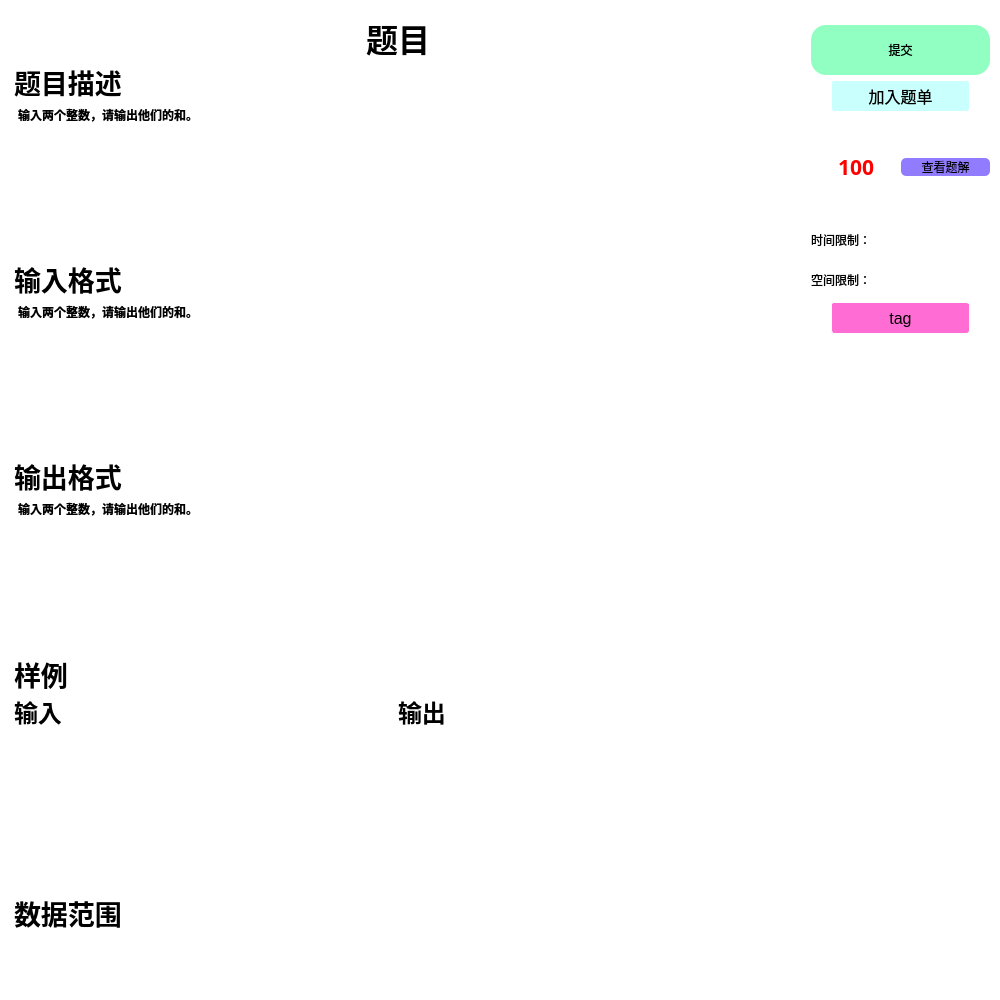
<?xml version="1.0" encoding="UTF-8"?>
<ui version="4.0">
 <class>MyWidget</class>
 <widget class="QWidget" name="MyWidget">
  <property name="geometry">
   <rect>
    <x>0</x>
    <y>0</y>
    <width>1000</width>
    <height>1000</height>
   </rect>
  </property>
  <property name="windowTitle">
   <string>Form</string>
  </property>
  <property name="styleSheet">
   <string notr="true">background: transparent;</string>
  </property>
  <layout class="QHBoxLayout" name="horizontalLayout" stretch="4,1">
   <property name="spacing">
    <number>5</number>
   </property>
   <property name="leftMargin">
    <number>0</number>
   </property>
   <property name="topMargin">
    <number>0</number>
   </property>
   <property name="rightMargin">
    <number>0</number>
   </property>
   <property name="bottomMargin">
    <number>0</number>
   </property>
   <item>
    <widget class="QScrollArea" name="quesArea">
     <property name="minimumSize">
      <size>
       <width>0</width>
       <height>0</height>
      </size>
     </property>
     <property name="maximumSize">
      <size>
       <width>16777215</width>
       <height>16777215</height>
      </size>
     </property>
     <property name="styleSheet">
      <string notr="true">#quesArea{
	border: 5px solid white;
	border-radius: 5px;
}
QScrollBar:vertical{
	background: transparent;
	width: 6px;
}
QScrollBar::handle:vertical{
	border-radius: 3px;
	background:rgb(224,224,224)
}
QScrollBar::up-arrow:vertical, QScrollBar::down-arrow:vertical{
	border: none;
}
QScrollBar::sub-line:vertical, QScrollBar::add-line:vertical{
	background: transparent;
	border: none;
}
QScrollBar::sub-page, QScrollBar::add-page{
	background: transparent;
}</string>
     </property>
     <property name="verticalScrollBarPolicy">
      <enum>Qt::ScrollBarAsNeeded</enum>
     </property>
     <property name="horizontalScrollBarPolicy">
      <enum>Qt::ScrollBarAsNeeded</enum>
     </property>
     <property name="widgetResizable">
      <bool>true</bool>
     </property>
     <widget class="QWidget" name="scrollAreaWidgetContents">
      <property name="geometry">
       <rect>
        <x>0</x>
        <y>0</y>
        <width>786</width>
        <height>990</height>
       </rect>
      </property>
      <property name="sizePolicy">
       <sizepolicy hsizetype="Preferred" vsizetype="Expanding">
        <horstretch>0</horstretch>
        <verstretch>0</verstretch>
       </sizepolicy>
      </property>
      <property name="styleSheet">
       <string notr="true"/>
      </property>
      <layout class="QVBoxLayout" name="verticalLayout_17">
       <property name="spacing">
        <number>0</number>
       </property>
       <item>
        <widget class="QLabel" name="quesLabel">
         <property name="font">
          <font>
           <family>微软雅黑</family>
           <pointsize>24</pointsize>
           <bold>true</bold>
          </font>
         </property>
         <property name="text">
          <string>题目</string>
         </property>
         <property name="alignment">
          <set>Qt::AlignCenter</set>
         </property>
        </widget>
       </item>
       <item>
        <widget class="QWidget" name="widget_3" native="true">
         <property name="sizePolicy">
          <sizepolicy hsizetype="Preferred" vsizetype="Expanding">
           <horstretch>0</horstretch>
           <verstretch>0</verstretch>
          </sizepolicy>
         </property>
         <layout class="QVBoxLayout" name="verticalLayout_18">
          <property name="spacing">
           <number>0</number>
          </property>
          <property name="leftMargin">
           <number>0</number>
          </property>
          <property name="topMargin">
           <number>0</number>
          </property>
          <property name="rightMargin">
           <number>0</number>
          </property>
          <property name="bottomMargin">
           <number>0</number>
          </property>
          <item>
           <widget class="QLabel" name="descriptionLabel">
            <property name="sizePolicy">
             <sizepolicy hsizetype="Preferred" vsizetype="Preferred">
              <horstretch>0</horstretch>
              <verstretch>0</verstretch>
             </sizepolicy>
            </property>
            <property name="font">
             <font>
              <family>微软雅黑</family>
              <pointsize>20</pointsize>
              <bold>true</bold>
             </font>
            </property>
            <property name="text">
             <string>题目描述</string>
            </property>
           </widget>
          </item>
          <item>
           <widget class="QTextBrowser" name="descriptionText">
            <property name="sizePolicy">
             <sizepolicy hsizetype="Expanding" vsizetype="Preferred">
              <horstretch>0</horstretch>
              <verstretch>0</verstretch>
             </sizepolicy>
            </property>
            <property name="font">
             <font>
              <family>微软雅黑</family>
              <pointsize>12</pointsize>
              <bold>false</bold>
             </font>
            </property>
            <property name="styleSheet">
             <string notr="true">border: none;
font-weight: normal;</string>
            </property>
            <property name="html">
             <string>&lt;!DOCTYPE HTML PUBLIC &quot;-//W3C//DTD HTML 4.0//EN&quot; &quot;http://www.w3.org/TR/REC-html40/strict.dtd&quot;&gt;
&lt;html&gt;&lt;head&gt;&lt;meta name=&quot;qrichtext&quot; content=&quot;1&quot; /&gt;&lt;meta charset=&quot;utf-8&quot; /&gt;&lt;style type=&quot;text/css&quot;&gt;
p, li { white-space: pre-wrap; }
hr { height: 1px; border-width: 0; }
&lt;/style&gt;&lt;/head&gt;&lt;body style=&quot; font-family:'微软雅黑'; font-size:12pt; font-weight:400; font-style:normal;&quot;&gt;
&lt;p style=&quot; margin-top:0px; margin-bottom:0px; margin-left:0px; margin-right:0px; -qt-block-indent:0; text-indent:0px;&quot;&gt;&lt;span style=&quot; font-family:'微软雅黑','sans-serif'; font-size:9pt; font-weight:700;&quot;&gt;输入两个整数，请输出他们的和。&lt;/span&gt;&lt;/p&gt;&lt;/body&gt;&lt;/html&gt;</string>
            </property>
            <property name="openLinks">
             <bool>false</bool>
            </property>
           </widget>
          </item>
          <item>
           <widget class="QLabel" name="inFormLabel">
            <property name="sizePolicy">
             <sizepolicy hsizetype="Preferred" vsizetype="Preferred">
              <horstretch>0</horstretch>
              <verstretch>0</verstretch>
             </sizepolicy>
            </property>
            <property name="font">
             <font>
              <family>微软雅黑</family>
              <pointsize>20</pointsize>
              <bold>true</bold>
             </font>
            </property>
            <property name="text">
             <string>输入格式</string>
            </property>
           </widget>
          </item>
          <item>
           <widget class="QTextBrowser" name="inForm">
            <property name="sizePolicy">
             <sizepolicy hsizetype="Expanding" vsizetype="Preferred">
              <horstretch>0</horstretch>
              <verstretch>0</verstretch>
             </sizepolicy>
            </property>
            <property name="font">
             <font>
              <family>微软雅黑</family>
              <pointsize>12</pointsize>
              <bold>false</bold>
             </font>
            </property>
            <property name="styleSheet">
             <string notr="true">border: none;
font-weight: normal;</string>
            </property>
            <property name="html">
             <string>&lt;!DOCTYPE HTML PUBLIC &quot;-//W3C//DTD HTML 4.0//EN&quot; &quot;http://www.w3.org/TR/REC-html40/strict.dtd&quot;&gt;
&lt;html&gt;&lt;head&gt;&lt;meta name=&quot;qrichtext&quot; content=&quot;1&quot; /&gt;&lt;meta charset=&quot;utf-8&quot; /&gt;&lt;style type=&quot;text/css&quot;&gt;
p, li { white-space: pre-wrap; }
hr { height: 1px; border-width: 0; }
&lt;/style&gt;&lt;/head&gt;&lt;body style=&quot; font-family:'微软雅黑'; font-size:12pt; font-weight:400; font-style:normal;&quot;&gt;
&lt;p style=&quot; margin-top:0px; margin-bottom:0px; margin-left:0px; margin-right:0px; -qt-block-indent:0; text-indent:0px;&quot;&gt;&lt;span style=&quot; font-family:'微软雅黑','sans-serif'; font-size:9pt; font-weight:700;&quot;&gt;输入两个整数，请输出他们的和。&lt;/span&gt;&lt;/p&gt;&lt;/body&gt;&lt;/html&gt;</string>
            </property>
            <property name="openLinks">
             <bool>false</bool>
            </property>
           </widget>
          </item>
          <item>
           <widget class="QLabel" name="outFormLabel">
            <property name="sizePolicy">
             <sizepolicy hsizetype="Preferred" vsizetype="Preferred">
              <horstretch>0</horstretch>
              <verstretch>0</verstretch>
             </sizepolicy>
            </property>
            <property name="font">
             <font>
              <family>微软雅黑</family>
              <pointsize>20</pointsize>
              <bold>true</bold>
             </font>
            </property>
            <property name="text">
             <string>输出格式</string>
            </property>
           </widget>
          </item>
          <item>
           <widget class="QTextBrowser" name="outForm">
            <property name="sizePolicy">
             <sizepolicy hsizetype="Expanding" vsizetype="Preferred">
              <horstretch>0</horstretch>
              <verstretch>0</verstretch>
             </sizepolicy>
            </property>
            <property name="font">
             <font>
              <family>微软雅黑</family>
              <pointsize>12</pointsize>
              <bold>false</bold>
             </font>
            </property>
            <property name="styleSheet">
             <string notr="true">border: none;
font-weight: normal;</string>
            </property>
            <property name="html">
             <string>&lt;!DOCTYPE HTML PUBLIC &quot;-//W3C//DTD HTML 4.0//EN&quot; &quot;http://www.w3.org/TR/REC-html40/strict.dtd&quot;&gt;
&lt;html&gt;&lt;head&gt;&lt;meta name=&quot;qrichtext&quot; content=&quot;1&quot; /&gt;&lt;meta charset=&quot;utf-8&quot; /&gt;&lt;style type=&quot;text/css&quot;&gt;
p, li { white-space: pre-wrap; }
hr { height: 1px; border-width: 0; }
&lt;/style&gt;&lt;/head&gt;&lt;body style=&quot; font-family:'微软雅黑'; font-size:12pt; font-weight:400; font-style:normal;&quot;&gt;
&lt;p style=&quot; margin-top:0px; margin-bottom:0px; margin-left:0px; margin-right:0px; -qt-block-indent:0; text-indent:0px;&quot;&gt;&lt;span style=&quot; font-family:'微软雅黑','sans-serif'; font-size:9pt; font-weight:700;&quot;&gt;输入两个整数，请输出他们的和。&lt;/span&gt;&lt;/p&gt;&lt;/body&gt;&lt;/html&gt;</string>
            </property>
            <property name="openLinks">
             <bool>false</bool>
            </property>
           </widget>
          </item>
          <item>
           <widget class="QLabel" name="exampleLabel">
            <property name="sizePolicy">
             <sizepolicy hsizetype="Preferred" vsizetype="Preferred">
              <horstretch>0</horstretch>
              <verstretch>0</verstretch>
             </sizepolicy>
            </property>
            <property name="font">
             <font>
              <family>微软雅黑</family>
              <pointsize>20</pointsize>
              <bold>true</bold>
             </font>
            </property>
            <property name="text">
             <string>样例</string>
            </property>
           </widget>
          </item>
          <item alignment="Qt::AlignTop">
           <widget class="QWidget" name="inoutPut" native="true">
            <property name="sizePolicy">
             <sizepolicy hsizetype="Preferred" vsizetype="Preferred">
              <horstretch>0</horstretch>
              <verstretch>0</verstretch>
             </sizepolicy>
            </property>
            <property name="minimumSize">
             <size>
              <width>0</width>
              <height>0</height>
             </size>
            </property>
            <property name="maximumSize">
             <size>
              <width>16777215</width>
              <height>16777215</height>
             </size>
            </property>
            <property name="font">
             <font>
              <family>微软雅黑</family>
              <pointsize>9</pointsize>
              <bold>true</bold>
             </font>
            </property>
            <property name="styleSheet">
             <string notr="true">QTextBrowser{
	border: 5px solid white;
	border-radius: 5px;
	background: transparent;
}</string>
            </property>
            <layout class="QGridLayout" name="gridLayout_3" rowstretch="0,0" columnstretch="1,1,0">
             <property name="leftMargin">
              <number>0</number>
             </property>
             <property name="topMargin">
              <number>0</number>
             </property>
             <property name="rightMargin">
              <number>0</number>
             </property>
             <property name="bottomMargin">
              <number>0</number>
             </property>
             <item row="0" column="0">
              <widget class="QLabel" name="inLabel">
               <property name="sizePolicy">
                <sizepolicy hsizetype="Preferred" vsizetype="Preferred">
                 <horstretch>0</horstretch>
                 <verstretch>0</verstretch>
                </sizepolicy>
               </property>
               <property name="font">
                <font>
                 <family>微软雅黑</family>
                 <pointsize>18</pointsize>
                 <bold>true</bold>
                </font>
               </property>
               <property name="text">
                <string>输入</string>
               </property>
              </widget>
             </item>
             <item row="0" column="1" colspan="2">
              <widget class="QLabel" name="outLabel">
               <property name="sizePolicy">
                <sizepolicy hsizetype="Preferred" vsizetype="Preferred">
                 <horstretch>0</horstretch>
                 <verstretch>0</verstretch>
                </sizepolicy>
               </property>
               <property name="font">
                <font>
                 <family>微软雅黑</family>
                 <pointsize>18</pointsize>
                 <bold>true</bold>
                </font>
               </property>
               <property name="text">
                <string>输出</string>
               </property>
              </widget>
             </item>
             <item row="1" column="0" alignment="Qt::AlignTop">
              <widget class="QTextBrowser" name="inText">
               <property name="sizePolicy">
                <sizepolicy hsizetype="Expanding" vsizetype="Preferred">
                 <horstretch>0</horstretch>
                 <verstretch>0</verstretch>
                </sizepolicy>
               </property>
               <property name="font">
                <font>
                 <pointsize>10</pointsize>
                 <bold>false</bold>
                </font>
               </property>
               <property name="styleSheet">
                <string notr="true">font-weight: normal;</string>
               </property>
               <property name="verticalScrollBarPolicy">
                <enum>Qt::ScrollBarAlwaysOff</enum>
               </property>
               <property name="horizontalScrollBarPolicy">
                <enum>Qt::ScrollBarAlwaysOff</enum>
               </property>
               <property name="html">
                <string>&lt;!DOCTYPE HTML PUBLIC &quot;-//W3C//DTD HTML 4.0//EN&quot; &quot;http://www.w3.org/TR/REC-html40/strict.dtd&quot;&gt;
&lt;html&gt;&lt;head&gt;&lt;meta name=&quot;qrichtext&quot; content=&quot;1&quot; /&gt;&lt;meta charset=&quot;utf-8&quot; /&gt;&lt;style type=&quot;text/css&quot;&gt;
p, li { white-space: pre-wrap; }
hr { height: 1px; border-width: 0; }
&lt;/style&gt;&lt;/head&gt;&lt;body style=&quot; font-family:'Microsoft YaHei UI'; font-size:10pt; font-weight:400; font-style:normal;&quot;&gt;
&lt;p style=&quot;-qt-paragraph-type:empty; margin-top:12px; margin-bottom:12px; margin-left:0px; margin-right:0px; -qt-block-indent:0; text-indent:0px; font-size:9pt;&quot;&gt;&lt;br /&gt;&lt;/p&gt;&lt;/body&gt;&lt;/html&gt;</string>
               </property>
              </widget>
             </item>
             <item row="1" column="1" alignment="Qt::AlignTop">
              <widget class="QTextBrowser" name="outText">
               <property name="sizePolicy">
                <sizepolicy hsizetype="Expanding" vsizetype="Preferred">
                 <horstretch>0</horstretch>
                 <verstretch>0</verstretch>
                </sizepolicy>
               </property>
               <property name="font">
                <font>
                 <pointsize>10</pointsize>
                 <bold>false</bold>
                </font>
               </property>
               <property name="styleSheet">
                <string notr="true">font-weight: normal;</string>
               </property>
               <property name="verticalScrollBarPolicy">
                <enum>Qt::ScrollBarAlwaysOff</enum>
               </property>
               <property name="horizontalScrollBarPolicy">
                <enum>Qt::ScrollBarAlwaysOff</enum>
               </property>
               <property name="html">
                <string>&lt;!DOCTYPE HTML PUBLIC &quot;-//W3C//DTD HTML 4.0//EN&quot; &quot;http://www.w3.org/TR/REC-html40/strict.dtd&quot;&gt;
&lt;html&gt;&lt;head&gt;&lt;meta name=&quot;qrichtext&quot; content=&quot;1&quot; /&gt;&lt;meta charset=&quot;utf-8&quot; /&gt;&lt;style type=&quot;text/css&quot;&gt;
p, li { white-space: pre-wrap; }
hr { height: 1px; border-width: 0; }
&lt;/style&gt;&lt;/head&gt;&lt;body style=&quot; font-family:'Microsoft YaHei UI'; font-size:10pt; font-weight:400; font-style:normal;&quot;&gt;
&lt;p style=&quot;-qt-paragraph-type:empty; margin-top:0px; margin-bottom:0px; margin-left:0px; margin-right:0px; -qt-block-indent:0; text-indent:0px; font-size:9pt;&quot;&gt;&lt;br /&gt;&lt;/p&gt;&lt;/body&gt;&lt;/html&gt;</string>
               </property>
              </widget>
             </item>
            </layout>
           </widget>
          </item>
         </layout>
        </widget>
       </item>
       <item>
        <widget class="QLabel" name="rangeLabel">
         <property name="font">
          <font>
           <family>微软雅黑</family>
           <pointsize>20</pointsize>
           <bold>true</bold>
          </font>
         </property>
         <property name="text">
          <string>数据范围</string>
         </property>
        </widget>
       </item>
       <item>
        <widget class="QTextBrowser" name="range">
         <property name="sizePolicy">
          <sizepolicy hsizetype="Expanding" vsizetype="Preferred">
           <horstretch>0</horstretch>
           <verstretch>0</verstretch>
          </sizepolicy>
         </property>
         <property name="font">
          <font>
           <family>微软雅黑</family>
           <pointsize>10</pointsize>
           <italic>true</italic>
           <bold>true</bold>
          </font>
         </property>
         <property name="styleSheet">
          <string notr="true">border: none;</string>
         </property>
         <property name="markdown">
          <string/>
         </property>
         <property name="html">
          <string>&lt;!DOCTYPE HTML PUBLIC &quot;-//W3C//DTD HTML 4.0//EN&quot; &quot;http://www.w3.org/TR/REC-html40/strict.dtd&quot;&gt;
&lt;html&gt;&lt;head&gt;&lt;meta name=&quot;qrichtext&quot; content=&quot;1&quot; /&gt;&lt;meta charset=&quot;utf-8&quot; /&gt;&lt;style type=&quot;text/css&quot;&gt;
p, li { white-space: pre-wrap; }
hr { height: 1px; border-width: 0; }
&lt;/style&gt;&lt;/head&gt;&lt;body style=&quot; font-family:'微软雅黑'; font-size:10pt; font-weight:700; font-style:italic;&quot;&gt;
&lt;p style=&quot;-qt-paragraph-type:empty; margin-top:6px; margin-bottom:6px; margin-left:0px; margin-right:0px; -qt-block-indent:0; text-indent:0px; font-size:9pt; font-style:normal;&quot;&gt;&lt;br /&gt;&lt;/p&gt;&lt;/body&gt;&lt;/html&gt;</string>
         </property>
         <property name="openLinks">
          <bool>false</bool>
         </property>
        </widget>
       </item>
      </layout>
     </widget>
    </widget>
   </item>
   <item>
    <widget class="QFrame" name="infoArea">
     <property name="sizePolicy">
      <sizepolicy hsizetype="Preferred" vsizetype="Preferred">
       <horstretch>0</horstretch>
       <verstretch>0</verstretch>
      </sizepolicy>
     </property>
     <property name="styleSheet">
      <string notr="true">#infoArea{
	border: 5px solid white;
	border-radius: 5px;
}</string>
     </property>
     <property name="frameShape">
      <enum>QFrame::StyledPanel</enum>
     </property>
     <property name="frameShadow">
      <enum>QFrame::Raised</enum>
     </property>
     <layout class="QVBoxLayout" name="verticalLayout_19">
      <property name="spacing">
       <number>5</number>
      </property>
      <property name="leftMargin">
       <number>5</number>
      </property>
      <property name="topMargin">
       <number>20</number>
      </property>
      <property name="rightMargin">
       <number>5</number>
      </property>
      <property name="bottomMargin">
       <number>0</number>
      </property>
      <item>
       <widget class="QPushButton" name="submitBtn">
        <property name="minimumSize">
         <size>
          <width>0</width>
          <height>50</height>
         </size>
        </property>
        <property name="maximumSize">
         <size>
          <width>16777215</width>
          <height>50</height>
         </size>
        </property>
        <property name="styleSheet">
         <string notr="true">QPushButton{
	background: rgba(97, 255, 168,0.7);
	border: none;
	border-radius: 15px;
}

QPushButton::hover{
 	background-color: qlineargradient(spread:pad, x1:0, y1:0, x2:0, y2:1, stop:0 #273c75, stop:1 #487eb0);
}

QPushButton::pressed{
    color: #FFFFFF;
    background: transparent;
	font-size: 20px;
}</string>
        </property>
        <property name="text">
         <string>提交</string>
        </property>
       </widget>
      </item>
      <item>
       <widget class="QPushButton" name="addBtn">
        <property name="sizePolicy">
         <sizepolicy hsizetype="Minimum" vsizetype="Preferred">
          <horstretch>0</horstretch>
          <verstretch>0</verstretch>
         </sizepolicy>
        </property>
        <property name="styleSheet">
         <string notr="true">QPushButton{
	border: 1px solid white;
	background-color: rgba(178, 255, 250,0.7);
	border-radius: 3px;
	margin-left: 20px;
	margin-right: 20px;
	height: 30px;
	font-size: 16px;
}	
QPushButton::hover{
 	background-color: qlineargradient(spread:pad, x1:0, y1:0, x2:0, y2:1, stop:0 #273c75, stop:1 #487eb0);
}

QPushButton::pressed{
    color: #FFFFFF;
    background: transparent;
	font-size: 20px;
}</string>
        </property>
        <property name="text">
         <string>加入题单</string>
        </property>
       </widget>
      </item>
      <item>
       <widget class="QWidget" name="widget_5" native="true">
        <property name="minimumSize">
         <size>
          <width>0</width>
          <height>100</height>
         </size>
        </property>
        <property name="maximumSize">
         <size>
          <width>16777215</width>
          <height>100</height>
         </size>
        </property>
        <layout class="QHBoxLayout" name="horizontalLayout_6">
         <property name="spacing">
          <number>0</number>
         </property>
         <property name="leftMargin">
          <number>0</number>
         </property>
         <property name="topMargin">
          <number>0</number>
         </property>
         <property name="rightMargin">
          <number>0</number>
         </property>
         <property name="bottomMargin">
          <number>0</number>
         </property>
         <item>
          <widget class="QLabel" name="scoreLabel">
           <property name="minimumSize">
            <size>
             <width>0</width>
             <height>50</height>
            </size>
           </property>
           <property name="maximumSize">
            <size>
             <width>16777215</width>
             <height>50</height>
            </size>
           </property>
           <property name="font">
            <font>
             <family>微软雅黑</family>
             <pointsize>16</pointsize>
             <bold>true</bold>
            </font>
           </property>
           <property name="styleSheet">
            <string notr="true">color: red;</string>
           </property>
           <property name="text">
            <string>100</string>
           </property>
           <property name="alignment">
            <set>Qt::AlignCenter</set>
           </property>
          </widget>
         </item>
         <item>
          <widget class="QPushButton" name="answerBtn">
           <property name="styleSheet">
            <string notr="true">QPushButton{
	background: rgb(145, 123, 255);
	border: none;
	border-radius: 5px;
}

QPushButton::hover{
 	background-color: qlineargradient(spread:pad, x1:0, y1:0, x2:0, y2:1, stop:0 #273c75, stop:1 #487eb0);
}

QPushButton::pressed{
    color: #FFFFFF;
    background: transparent;
	font-size: 20px;
}
	</string>
           </property>
           <property name="text">
            <string>查看题解</string>
           </property>
          </widget>
         </item>
        </layout>
       </widget>
      </item>
      <item>
       <widget class="QLabel" name="timeLimit">
        <property name="sizePolicy">
         <sizepolicy hsizetype="Preferred" vsizetype="Preferred">
          <horstretch>0</horstretch>
          <verstretch>0</verstretch>
         </sizepolicy>
        </property>
        <property name="minimumSize">
         <size>
          <width>0</width>
          <height>35</height>
         </size>
        </property>
        <property name="maximumSize">
         <size>
          <width>16777215</width>
          <height>35</height>
         </size>
        </property>
        <property name="text">
         <string>时间限制：</string>
        </property>
        <property name="alignment">
         <set>Qt::AlignLeading|Qt::AlignLeft|Qt::AlignVCenter</set>
        </property>
       </widget>
      </item>
      <item>
       <widget class="QLabel" name="memoryLimit">
        <property name="minimumSize">
         <size>
          <width>0</width>
          <height>35</height>
         </size>
        </property>
        <property name="maximumSize">
         <size>
          <width>16777215</width>
          <height>35</height>
         </size>
        </property>
        <property name="text">
         <string>空间限制：</string>
        </property>
        <property name="alignment">
         <set>Qt::AlignLeading|Qt::AlignLeft|Qt::AlignVCenter</set>
        </property>
       </widget>
      </item>
      <item>
       <widget class="QPushButton" name="tagBtn">
        <property name="styleSheet">
         <string notr="true">QPushButton{
	border: 1px solid white;
	background-color: rgb(255, 108, 211);
	border-radius: 3px;
	margin-left: 20px;
	margin-right: 20px;
	height: 30px;
	font-size: 16px;
}	

QPushButton::hover{
	font-size: 18px;
 	background-color: qlineargradient(spread:pad, x1:0, y1:0, x2:0, y2:1, stop:0 #273c75, stop:1 #487eb0);
}

QPushButton::pressed{
    color: #FFFFFF;
    background: transparent;
	font-size: 20px;
}
	

</string>
        </property>
        <property name="text">
         <string>tag</string>
        </property>
       </widget>
      </item>
      <item>
       <widget class="QListWidget" name="tagList">
        <property name="sizePolicy">
         <sizepolicy hsizetype="Expanding" vsizetype="Preferred">
          <horstretch>0</horstretch>
          <verstretch>0</verstretch>
         </sizepolicy>
        </property>
        <property name="focusPolicy">
         <enum>Qt::NoFocus</enum>
        </property>
        <property name="styleSheet">
         <string notr="true">QListWidget{
	border: none;
}
QListView::item{
	background: rgba(255, 188, 32, 0.9);
	height: 30px;
	border-radius: 8px;
}</string>
        </property>
        <property name="spacing">
         <number>5</number>
        </property>
        <property name="itemAlignment">
         <set>Qt::AlignHCenter</set>
        </property>
       </widget>
      </item>
      <item>
       <spacer name="verticalSpacer">
        <property name="orientation">
         <enum>Qt::Vertical</enum>
        </property>
        <property name="sizeHint" stdset="0">
         <size>
          <width>20</width>
          <height>40</height>
         </size>
        </property>
       </spacer>
      </item>
     </layout>
    </widget>
   </item>
  </layout>
 </widget>
 <resources/>
 <connections/>
</ui>
